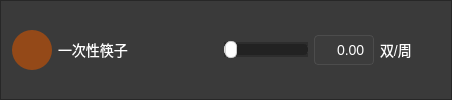
      <widget class="QFrame" name="clothesFrame">
       <property name="minimumSize">
        <size>
         <width>0</width>
         <height>50</height>
        </size>
       </property>
       <property name="styleSheet">
        <string notr="true">background-color: rgba(40, 40, 40, 180);</string>
       </property>
       <property name="frameShape">
        <enum>QFrame::StyledPanel</enum>
       </property>
       <property name="frameShadow">
        <enum>QFrame::Raised</enum>
       </property>
       <layout class="QHBoxLayout" name="horizontalLayout_7">
        <item>
         <widget class="QLabel" name="disposableChopstickIconLabel">
          <property name="minimumSize">
           <size>
            <width>40</width>
            <height>40</height>
           </size>
          </property>
          <property name="maximumSize">
           <size>
            <width>40</width>
            <height>40</height>
           </size>
          </property>
          <property name="styleSheet">
           <string notr="true">background-color: rgba(211, 84, 0, 150);
border-radius: 20px;
padding: 5px;</string>
          </property>
          <property name="text">
           <string/>
          </property>
          <property name="pixmap">
           <pixmap resource="resource.qrc">:/resource/disposableChopstick.png</pixmap>
          </property>
          <property name="scaledContents">
           <bool>true</bool>
          </property>
         </widget>
        </item>
        <item>
         <widget class="QLabel" name="disposableChopstickTextLabel">
          <property name="sizePolicy">
           <sizepolicy hsizetype="Fixed" vsizetype="Preferred">
            <horstretch>0</horstretch>
            <verstretch>0</verstretch>
           </sizepolicy>
          </property>
          <property name="minimumSize">
           <size>
            <width>120</width>
            <height>0</height>
           </size>
          </property>
          <property name="styleSheet">
           <string notr="true">background-color: transparent;
color: white;
font-size: 14px;</string>
          </property>
          <property name="text">
           <string>一次性筷子</string>
          </property>
         </widget>
        </item>
        <item>
         <spacer name="horizontalSpacer">
          <property name="orientation">
           <enum>Qt::Horizontal</enum>
          </property>
          <property name="sizeHint" stdset="0">
           <size>
            <width>40</width>
            <height>20</height>
           </size>
          </property>
         </spacer>
        </item>
        <item>
         <widget class="QSlider" name="disposableChopstickSlider">
          <property name="styleSheet">
           <string notr="true">QSlider {
    margin: 6px 0;
	background:transparent；
}

QSlider::groove:horizontal {
    border: 1px solid #555555;          /* 轨道边框 */
    height: 5px;                        /* 轨道高度 */
    background: #222222;                /* 轨道背景色 */
    margin: 2px 0;                      /* 上下边距 */
    border-radius: 4px;                 /* 轨道圆角 */
}

QSlider::handle:horizontal {
    background: #ffffff;                /* 滑块背景色-白色 */
    border: 1px solid #cccccc;          /* 滑块边框 */
    width: 10px;                        /* 滑块宽度 */
    height: 10px;                       /* 滑块高度 */
    margin: -6px 0;                     /* 滑块超出轨道的部分 */
    border-radius: 5px;                 /* 滑块圆角（半径为宽度的一半，实现圆形） */
}

QSlider::add-page:horizontal {
    background: #222222;                /* 滑块右侧轨道颜色 */
    border-radius: 4px;                 /* 右侧轨道圆角 */
}

QSlider::sub-page:horizontal {
    background: rgb(222, 222, 222);                /* 滑块左侧轨道颜色 */
    border-radius: 4px;                 /* 左侧轨道圆角 */
}</string>
          </property>
          <property name="maximum">
           <number>1000</number>
          </property>
          <property name="orientation">
           <enum>Qt::Horizontal</enum>
          </property>
         </widget>
        </item>
        <item>
         <widget class="QLineEdit" name="disposableChopstickValueEdit">
          <property name="minimumSize">
           <size>
            <width>60</width>
            <height>30</height>
           </size>
          </property>
          <property name="maximumSize">
           <size>
            <width>60</width>
            <height>30</height>
           </size>
          </property>
          <property name="styleSheet">
           <string notr="true">background-color: rgba(60, 60, 60, 200);
color: white;
font-size: 14px;
border: 1px solid rgba(80, 80, 80, 200);
border-radius: 4px;
padding: 2px 5px;</string>
          </property>
          <property name="text">
           <string>0.00</string>
          </property>
          <property name="alignment">
           <set>Qt::AlignRight|Qt::AlignTrailing|Qt::AlignVCenter</set>
          </property>
         </widget>
        </item>
        <item>
         <widget class="QLabel" name="disposableChopstickUnitLabel">
          <property name="minimumSize">
           <size>
            <width>60</width>
            <height>0</height>
           </size>
          </property>
          <property name="styleSheet">
           <string notr="true">background-color: transparent;
color: white;
font-size: 14px;</string>
          </property>
          <property name="text">
           <string>双/周</string>
          </property>
          <property name="alignment">
           <set>Qt::AlignLeading|Qt::AlignLeft|Qt::AlignVCenter</set>
          </property>
         </widget>
        </item>
       </layout>
      </widget>
